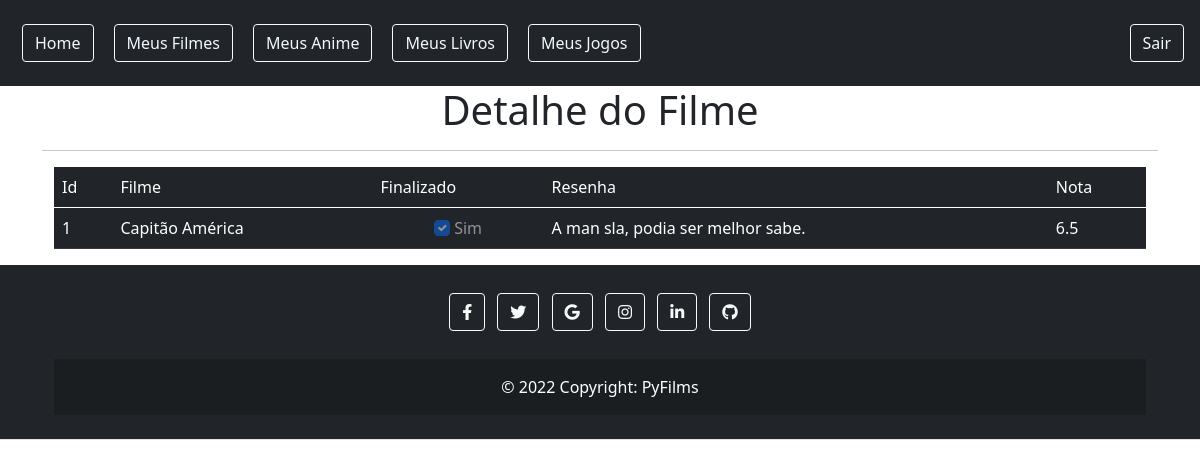
The page /1 (signed in) on the database its author committed.
### gestao/models.py (models this page shows)
class Filmes(models.Model):
    filme = models.CharField(max_length=50)
    finalizado = models.BooleanField('Finalizado')
    resenha = models.CharField(max_length=255)
    nota = models.DecimalField(max_digits=3, decimal_places=1, default=0)

### gestao/views.py (the view)
# urls.py: path('<int:id_filme>', views.detalhe, name='detalhe'),
@login_required
def detalhe(request, id_filme):
    filme = {'filmes':Filmes.objects.get(pk=id_filme)}
    return render(request,'filmes/detalhes.html', filme)

### gestao/templates/filmes/detalhes.html
{% extends 'base.html' %}
{% block conteudo %}
<h1 style="text-align: center;" class="text-dark">Detalhe do Filme</h1>
<hr>
<div class="container">
    <div class="table-responsive">
        <table class="table table-dark table-responsive">
            <thead class="table-dark">
                <tr>
                    <td>Id</td>
                    <td>Filme</td>
                    <td>Finalizado</td>
                    <td>Resenha</td>
                    <td>Nota</td>
                </tr>
            </thead>
            <tbody>
                <tr>
                    <td>{{filmes.id}}</td>
                    <td>{{filmes.filme}}</td>
                    {% if filmes.finalizado %}
                    <td style="text-align:center"><input disabled class="form-check-input" type="checkbox" value="sim" checked>
                        <label class="form-check-label" for="flexCheckDefault">
                            Sim
                        </label>
                    </td>
                    {% else %}
                    <td style="text-align:center"><input disabled class="form-check-input" type="checkbox" value="">
                        <label class="form-check-label" for="flexCheckDefault">
                            Não
                        </label>
                    </td>
                    {% endif %}
                    <td>{{filmes.resenha}}</td>
                    <td>{{filmes.nota}}</td>
                </tr>
            </tbody>
        </table>
    </div>
</div>
{% endblock %}

### rows shown on the page
Filmes: id "1", filme "Capitão América", resenha "A man sla, podia ser melhor sabe.", nota "6.5"
